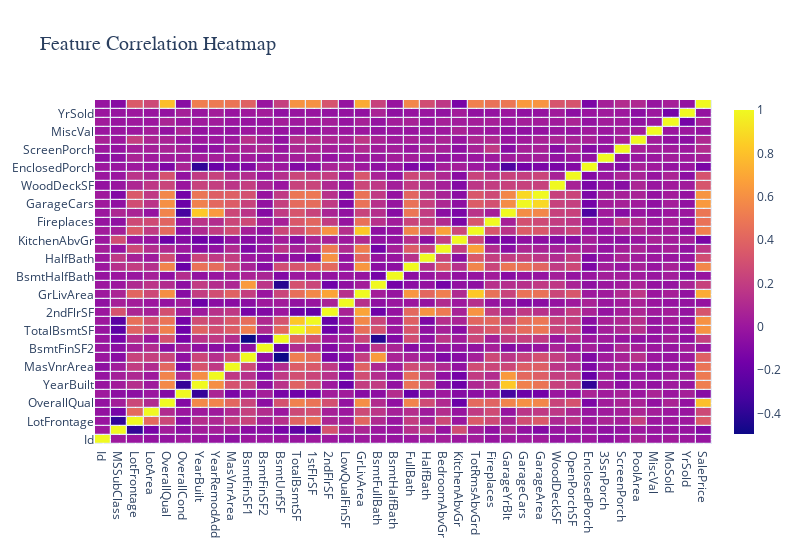

Notebook source saved alongside this figure:
### Code cell
# correlation of features to each other 
fig = go.Figure(data=[
    go.Heatmap(x=df.corr().columns.tolist(),
               y=df.corr().columns.tolist(),
               z=df.corr().values,
               xgap=1.25, ygap=1.25,
               colorbar_thickness=20,
               colorbar_ticklen=3,
    )]
)

fig.update_layout(title=dict(
                        text="Feature Correlation Heatmap",
                        font=dict(
                            family="Arial",
                            size=20
                            ),
                        ),
		          showlegend=False,
		          width=800,
		          height=550
                  )

fig.show()

### Figure 1 — Plotly figure (JSON) as saved in the notebook; plotly's stock layout.template omitted (floating-point values rounded to 4 significant figures; data arrays with more than 128 entries replaced by an {"elided": "..."} marker saying what was removed)
{"data": [{"colorbar": {"thickness": 20, "ticklen": 3}, "type": "heatmap", "x": ["Id", "MSSubClass", "LotFrontage", "LotArea", "OverallQual", "OverallCond", "YearBuilt", "YearRemodAdd", "MasVnrArea", "BsmtFinSF1", "BsmtFinSF2", "BsmtUnfSF", "TotalBsmtSF", "1stFlrSF", "2ndFlrSF", "LowQualFinSF", "GrLivArea", "BsmtFullBath", "BsmtHalfBath", "FullBath", "HalfBath", "BedroomAbvGr", "KitchenAbvGr", "TotRmsAbvGrd", "Fireplaces", "GarageYrBlt", "GarageCars", "GarageArea", "WoodDeckSF", "OpenPorchSF", "EnclosedPorch", "3SsnPorch", "ScreenPorch", "PoolArea", "MiscVal", "MoSold", "YrSold", "SalePrice"], "xgap": 1.25, "y": ["Id", "MSSubClass", "LotFrontage", "LotArea", "OverallQual", "OverallCond", "YearBuilt", "YearRemodAdd", "MasVnrArea", "BsmtFinSF1", "BsmtFinSF2", "BsmtUnfSF", "TotalBsmtSF", "1stFlrSF", "2ndFlrSF", "LowQualFinSF", "GrLivArea", "BsmtFullBath", "BsmtHalfBath", "FullBath", "HalfBath", "BedroomAbvGr", "KitchenAbvGr", "TotRmsAbvGrd", "Fireplaces", "GarageYrBlt", "GarageCars", "GarageArea", "WoodDeckSF", "OpenPorchSF", "EnclosedPorch", "3SsnPorch", "ScreenPorch", "PoolArea", "MiscVal", "MoSold", "YrSold", "SalePrice"], "ygap": 1.25, "z": {"elided": "38x38 float values"}}], "layout": {"height": 550, "showlegend": false, "title": {"font": {"family": "Arial", "size": 20}, "text": "Feature Correlation Heatmap"}, "width": 800}}
